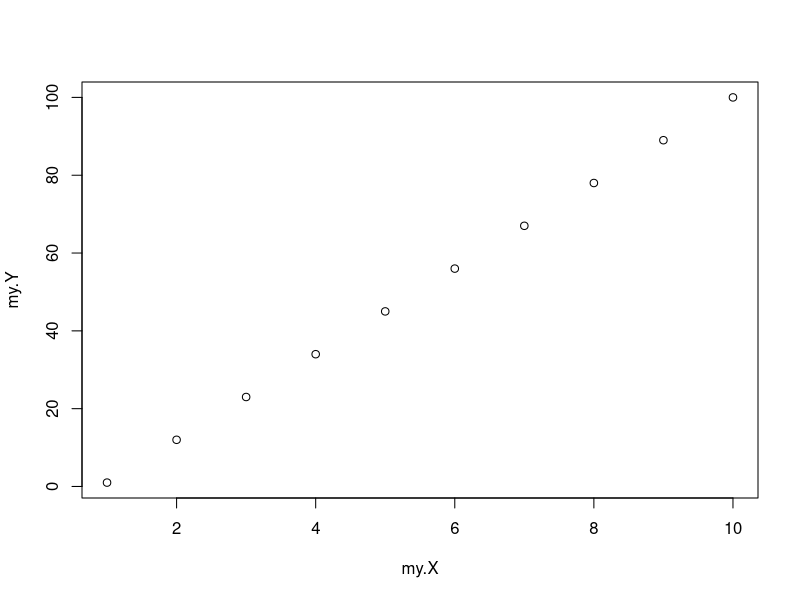
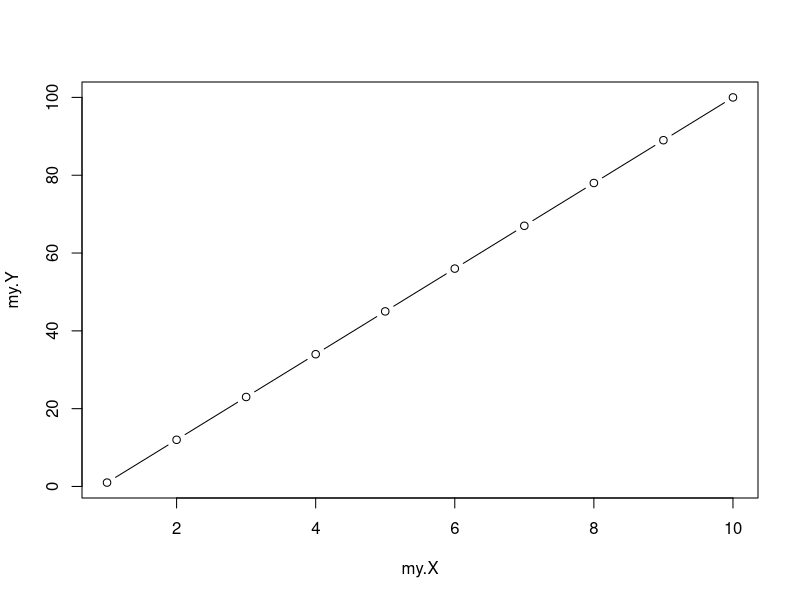
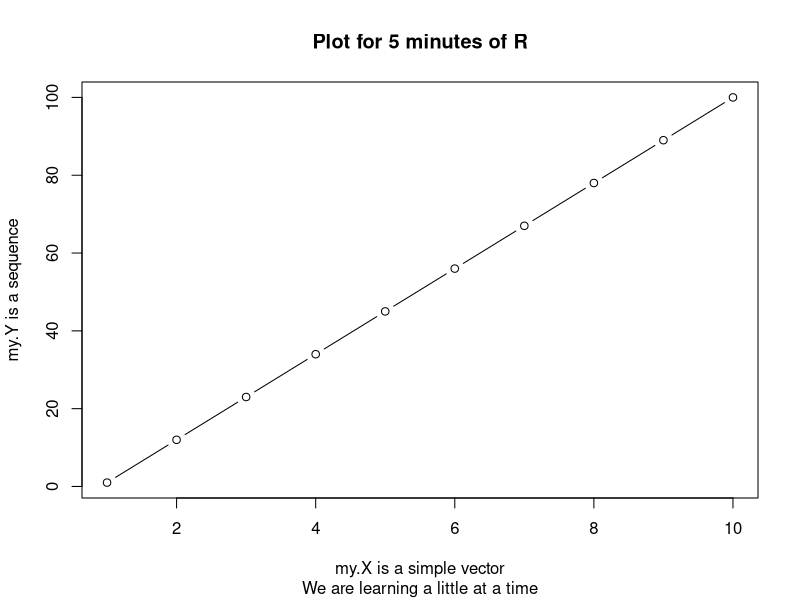
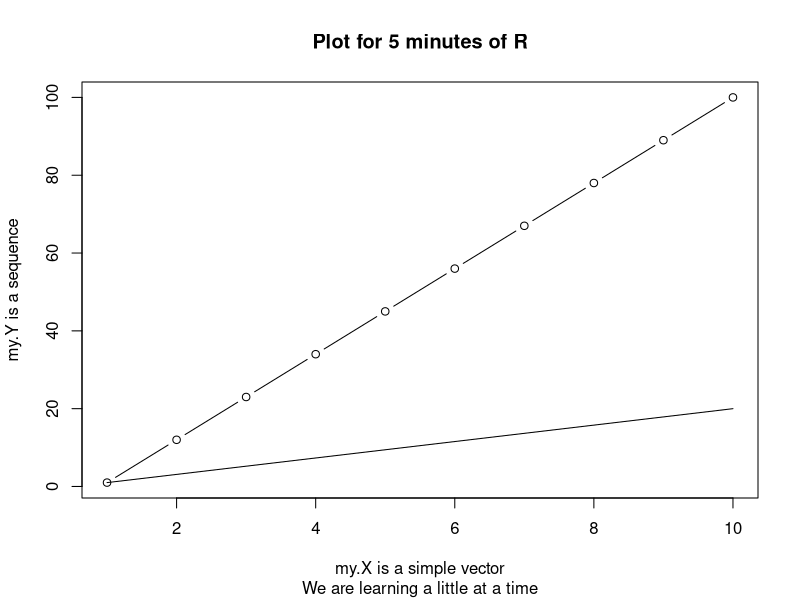
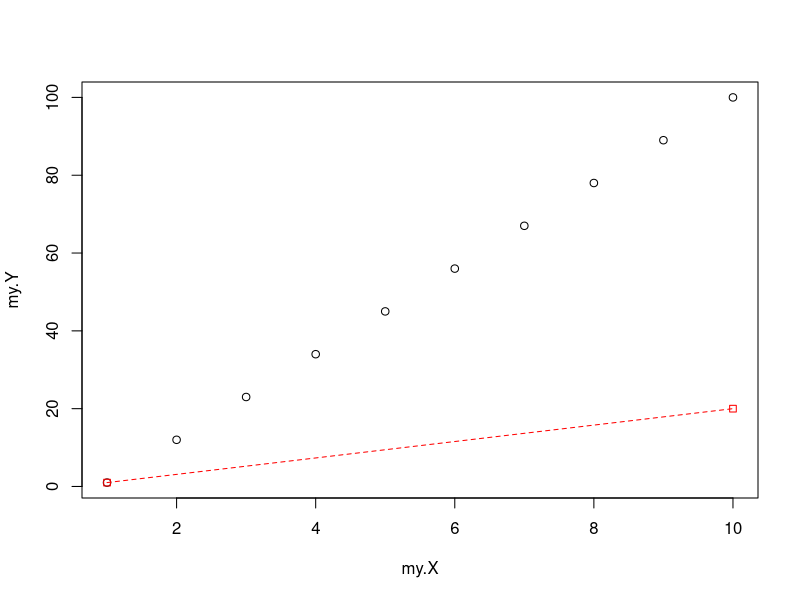
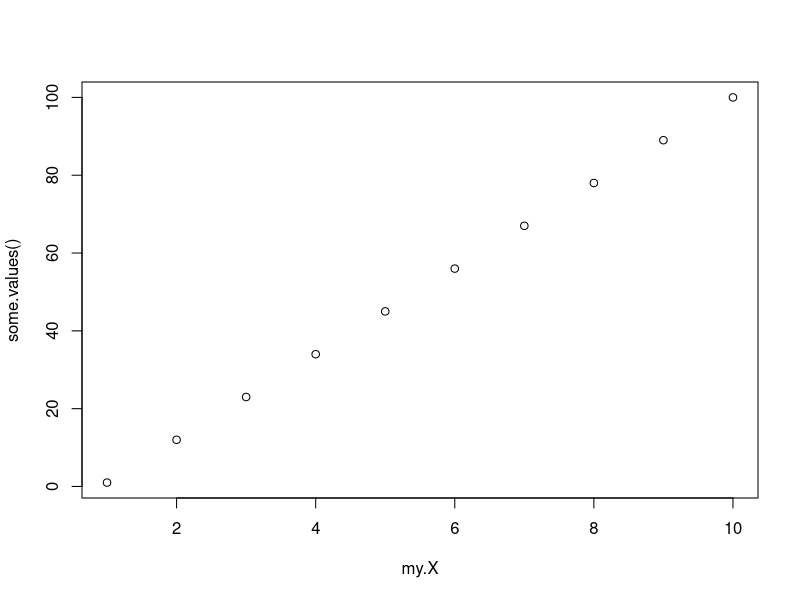

Reproduce these figures in R, in order.
# Copyright Mark Niemann-Ross, 2017
# Author: Mark Niemann-Ross. mark.niemannross@gmail.com
# Description: Example file for plot: five minutes of R

# documentation of plot()
?plot

# set up an x and y variable
my.X <- c(1:10)
my.Y <- seq(from=1, to=100,length.out = length(my.X))

# the simplest of all plots
plot(my.X,my.Y)

# change the appearance of the plotted points
plot(my.X,my.Y,type = "b")

# setting the titles and labels
plot(my.X,my.Y,
     type = "b",
     main = "Plot for 5 minutes of R",
     sub = "We are learning a little at a time",
     xlab="my.X is a simple vector",
     ylab="my.Y is a sequence")

# adding extra elements to a plot
plot(my.X,my.Y,
     type = "b",
     main = "Plot for 5 minutes of R",
     sub = "We are learning a little at a time",
     xlab="my.X is a simple vector",
     ylab="my.Y is a sequence")
lines(c(1,10),c(1,20))

# another example of plot & line
plot(my.X,my.Y)
lines(c(1,10),c(1,20), type="o", pch=22, lty=2, col="red")

# You can also use functions as x and y arguments
some.values <- function() { 
  return(seq(from=1, to=100,length.out = length(my.X)))
  }
plot(my.X,some.values())
